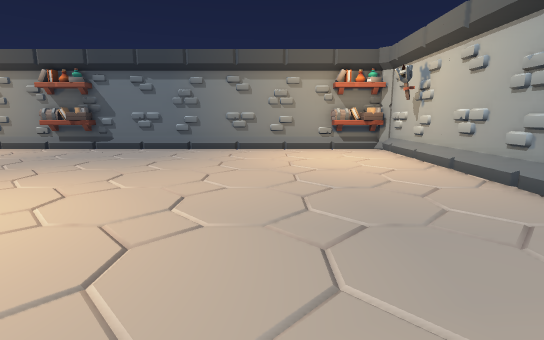
View 1 (above)

13 first-person views from a walk through a scene from a Unity 3-D project. The camera is 1.3 m above the floor, tilts 10° down and sees 85° across. The floor is counted in squares, 1 m on a side. Each view is taken from the middle of a square. On the plan, view 1 faces up. The plan holds only what a view shows up to about 14 squares ahead; the rest is blank. The place goes on beyond the plan.

View 2
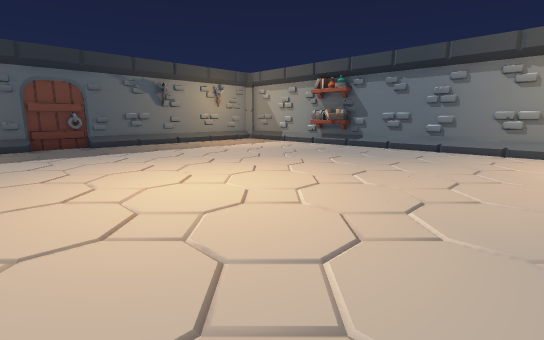

View 3
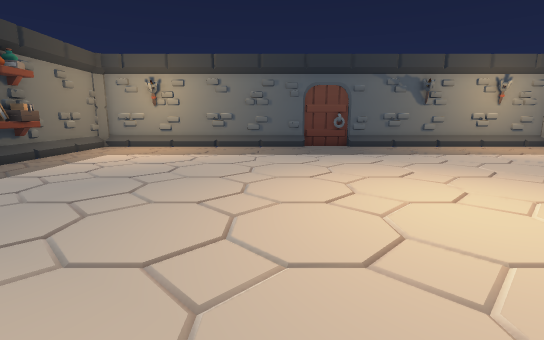

View 4
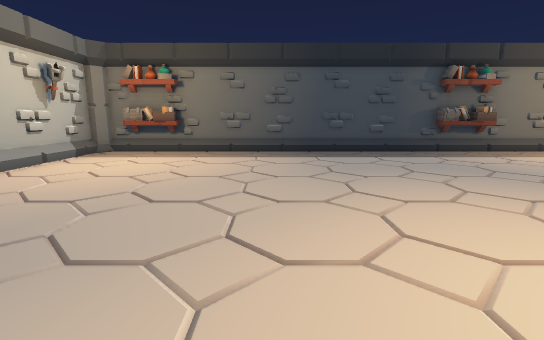

View 5
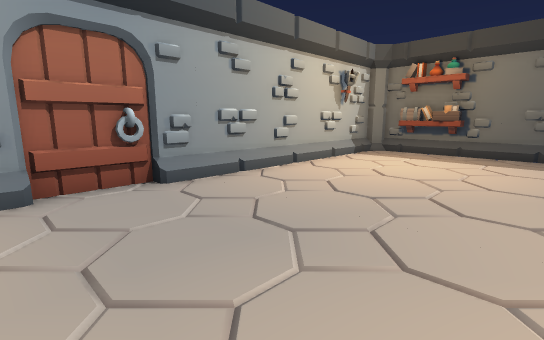

View 6
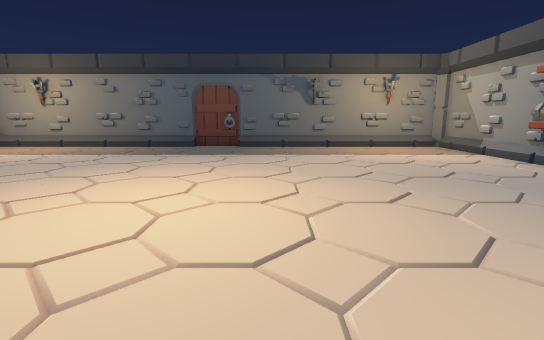

View 7
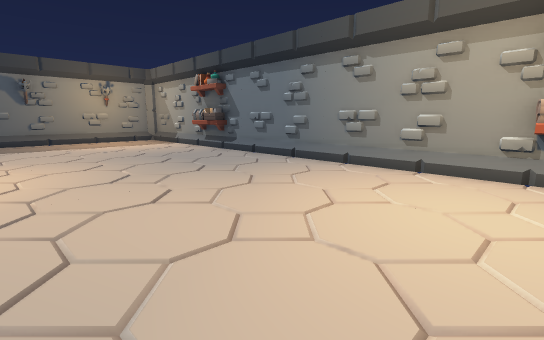

View 8
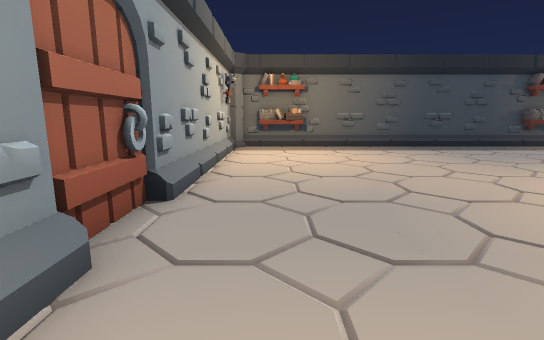

View 9
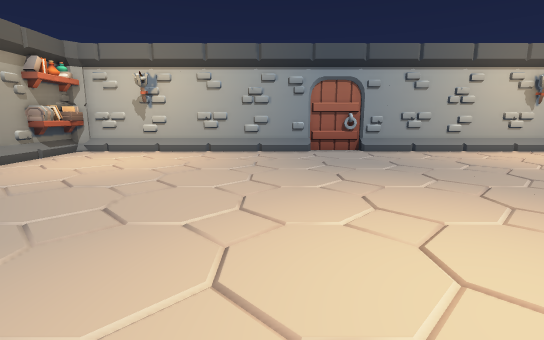

View 10
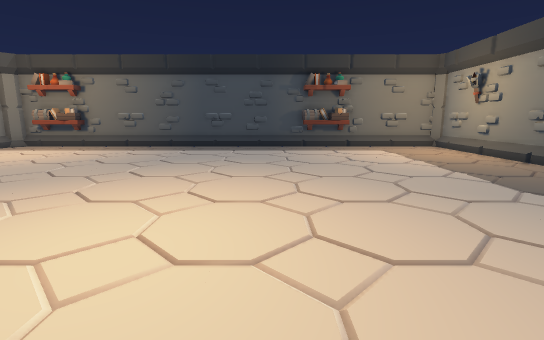

View 11
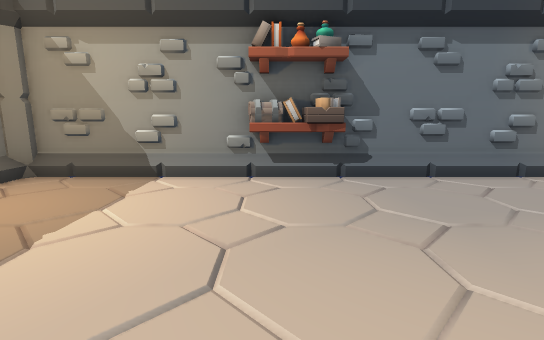

View 12
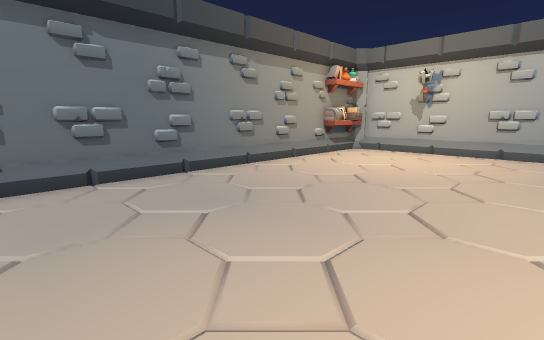

View 13
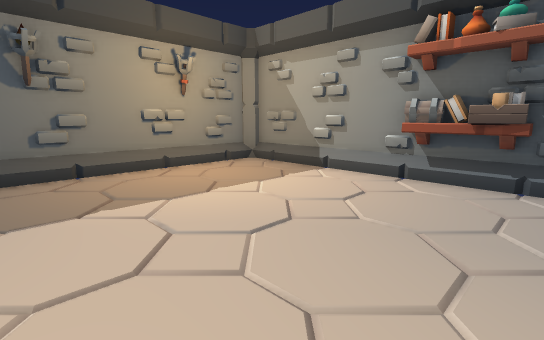

### Floor plan
Points are (right, up) in squares from view 1. A wall is a line through its corners. A room is listed if a view was taken in it or the views show most of it. See-through windows are left out.
Room 1 (views 1, 2, 3, 4, 5, 6, 7, 8, 9, 10, 11, 12, 13)
walls: (-14.9, 3.5) (-14.4, 3.2); (-7.5, -7.8) (0.6, -7.8); (-10.4, 12.7) (-14.4, 12.7); (1.6, 12.7) (-6.5, 12.7); (-14.7, 12.4) (-14.7, -7.5); (4.8, -7.4) (4.8, 12.2); (-14.4, -7.8) (-11.4, -7.8)
low walls: (4.6, 3.8) (4.6, 4.2); (4.6, 0.5) (4.6, 1.5); (4.6, 5.5) (4.6, 6.2); (4.6, 6.8) (4.6, 8); (-4.4, -7.5) (-2.5, -7.5); (4.6, -1.4) (4.6, 0); (-6.4, -7.5) (-4.5, -7.5); (-7.5, -7.5) (-6.5, -7.5); (-2.4, -7.5) (-0.5, -7.5); (4.6, -2.5) (4.6, -1.8); (-0.4, -7.5) (0.5, -7.5); (4.6, 9.5) (4.6, 10.2); (4.6, -4.5) (4.6, -2.6); (4.6, 10.8) (4.6, 11.4); (4.6, 11.5) (4.6, 12); (-12.4, -7.5) (-11.5, -7.5); (4.6, -6.4) (4.6, -4.6); (4.6, -7.2) (4.6, -6.6); (-14.4, -7.5) (-12.5, -7.5)
objects: shelf (-11, -8) to (-8, -7); shelf (-10, 12) to (-7, 13); shelf (1, -8) to (3, -7); shelf (2, 12) to (4, 13); other object (4, -8) to (5, -8); other object (5, 13) to (6, 13)

Positions as (right, up) in squares from view 1, and headings:
1: (0, 0), facing up
2: (0, 0), facing up-left
3: (-1, 0), facing left
4: (-2, 4), facing down
5: (-1, 4), facing down-right
6: (-1, 5), facing left
7: (3, 5), facing up-left
8: (3, 6), facing down
9: (-7, 5), facing right
10: (-7, 6), facing down
11: (-9, 6), facing up
12: (-7, 6), facing up-right
13: (-7, 6), facing up-left
